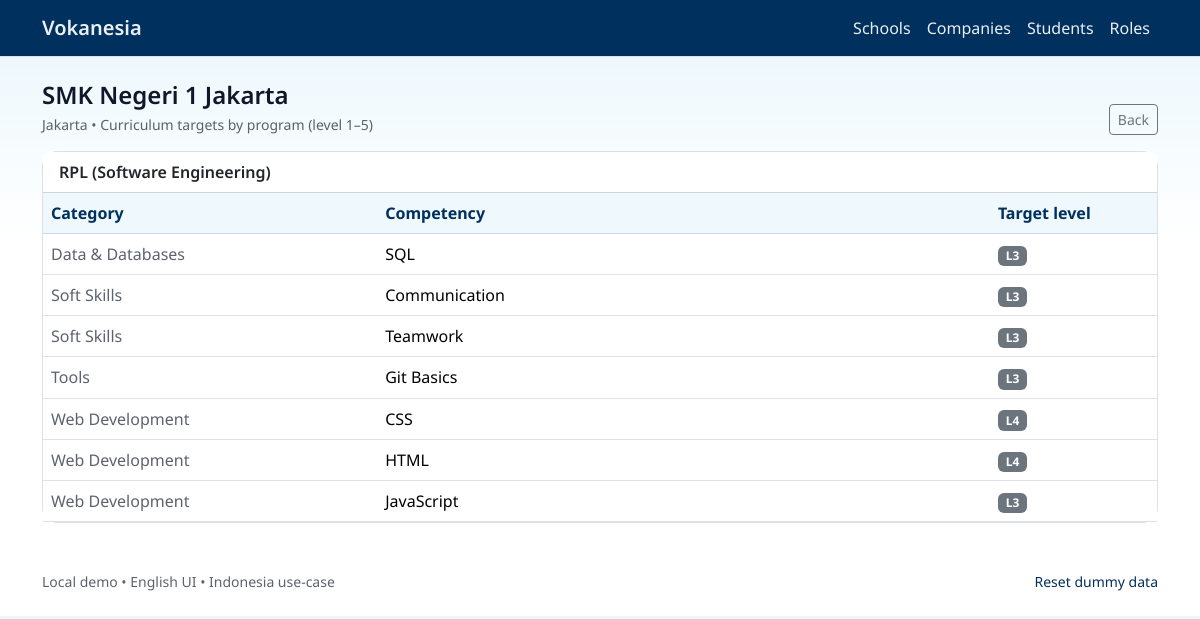
The page /school/1/curriculum on the database its author committed.
### tables this page shows
CREATE TABLE schools (
  id INTEGER PRIMARY KEY AUTOINCREMENT,
  name TEXT NOT NULL,
  city TEXT
);

CREATE TABLE curriculum_items (
  id INTEGER PRIMARY KEY AUTOINCREMENT,
  school_id INTEGER NOT NULL,
  program TEXT NOT NULL,
  competency_id INTEGER NOT NULL,
  target_level INTEGER NOT NULL CHECK(target_level BETWEEN 1 AND 5),
  FOREIGN KEY(school_id) REFERENCES schools(id) ON DELETE CASCADE,
  FOREIGN KEY(competency_id) REFERENCES competencies(id) ON DELETE CASCADE
);

CREATE TABLE competencies (
  id INTEGER PRIMARY KEY AUTOINCREMENT,
  name TEXT NOT NULL,
  category TEXT
);

### app.py (the view)
@app.route("/school/<int:school_id>/curriculum")
def curriculum(school_id: int):
    db = get_db()
    school = fetch_one(db, "SELECT * FROM schools WHERE id = ?", (school_id,))
    if not school:
        return render_template("not_found.html", title="School not found"), 404
    items = fetch_all(
        db,
        """
        SELECT ci.program, c.name AS competency_name, c.category, ci.target_level
        FROM curriculum_items ci
        JOIN competencies c ON c.id = ci.competency_id
        WHERE ci.school_id = ?
        ORDER BY ci.program ASC, c.category ASC, c.name ASC
        """,
        (school_id,),
    )
    grouped: Dict[str, List[Any]] = {}
    for r in items:
        grouped.setdefault(r["program"], []).append(r)
    return render_template("curriculum.html", school=school, grouped=grouped)

### app.py (called while the page is built)
def get_db() -> sqlite3.Connection:
    if "db" not in g:
        conn = sqlite3.connect(DB_PATH)
        conn.row_factory = sqlite3.Row
        g.db = conn
    return g.db

def fetch_all(db: sqlite3.Connection, sql: str, params: Tuple[Any, ...] = ()) -> List[sqlite3.Row]:
    return db.execute(sql, params).fetchall()

def fetch_one(db: sqlite3.Connection, sql: str, params: Tuple[Any, ...] = ()) -> sqlite3.Row | None:
    return db.execute(sql, params).fetchone()

### templates/curriculum.html
{% extends "base.html" %}
{% block content %}
<div class="d-flex flex-wrap justify-content-between align-items-end gap-2 mb-3">
  <div>
    <h1 class="h4 fw-semibold mb-1">{{ school.name }}</h1>
    <div class="text-secondary small">{{ school.city or "—" }} • Curriculum targets by program (level 1–5)</div>
  </div>
  <a class="btn btn-outline-secondary btn-sm" href="{{ url_for('schools') }}">Back</a>
</div>
{% for program, rows in grouped.items() %}
  <div class="card rounded-4 mb-3">
    <div class="card-header bg-white">
      <div class="fw-semibold">{{ program }}</div>
    </div>
    <div class="card-body p-0">
      <div class="table-responsive">
        <table class="table mb-0 align-middle">
          <thead>
            <tr>
              <th style="width: 30%">Category</th>
              <th>Competency</th>
              <th style="width: 15%">Target level</th>
            </tr>
          </thead>
          <tbody>
            {% for r in rows %}
            <tr>
              <td class="text-secondary">{{ r.category or "—" }}</td>
              <td>{{ r.competency_name }}</td>
              <td><span class="badge text-bg-secondary">L{{ r.target_level }}</span></td>
            </tr>
            {% endfor %}
          </tbody>
        </table>
      </div>
    </div>
  </div>
{% endfor %}
{% endblock %}

### static/styles.css (style rules this page uses)
:root { --tud-blue: #00305D; --tud-mid: #2C94CC; --tud-light:#84CFED; --tud-magenta:#E20074; --tud-ink: #0f172a; --tud-muted: rgba(15, 23, 42, .68); --tud-border: rgba(0, 48, 93, .15); }
html, body { font-family: "Noto Sans", system-ui, -apple-system, Segoe UI, Roboto, Arial, sans-serif; }
body { background: linear-gradient(180deg, rgba(132,207,237,.18) 0%, rgba(255,255,255,1) 240px); color: var(--tud-ink); }
.card { border-color: var(--tud-border); }
.table thead th { color: var(--tud-blue); background: rgba(132,207,237,.14); border-bottom-color: rgba(0,48,93,.18) !important; }
.text-secondary { color: var(--tud-muted) !important; }
a { color: var(--tud-blue); }

### rows shown on the page
schools: name "SMK Negeri 1 Jakarta", city "Jakarta"
curriculum_items: program "RPL (Software Engineering)", category "Data & Databases", competency_name "SQL", target_level "3"
curriculum_items: category "Soft Skills", competency_name "Communication", target_level "3"
curriculum_items: category "Soft Skills", competency_name "Teamwork", target_level "3"
curriculum_items: category "Tools", competency_name "Git Basics", target_level "3"
curriculum_items: category "Web Development", competency_name "CSS", target_level "4"
curriculum_items: category "Web Development", competency_name "HTML", target_level "4"
curriculum_items: category "Web Development", competency_name "JavaScript", target_level "3"
